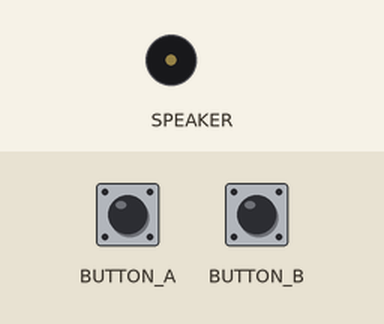
The program below on a simulated Circuit Playground running CircuitPython. Shown: buzzer (waves = sounding). Inputs (shaded band) come from the test bench. Audio playback is drawn as a buzzer.

Above: at 1.2 s.
1.3 s: button A pressed for 0.15 s
At 2.0 s:
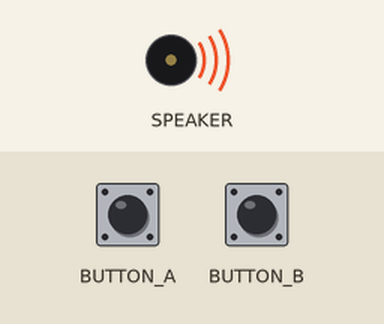
3.8 s: button A pressed for 3.2 s
At 8.2 s:
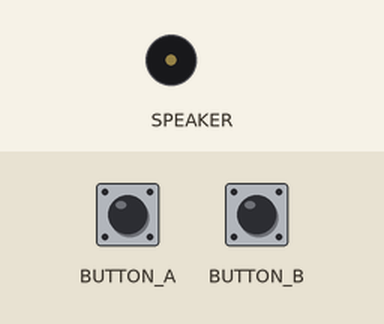
9.3 s: button B pressed for 3.2 s
At 10.5 s:
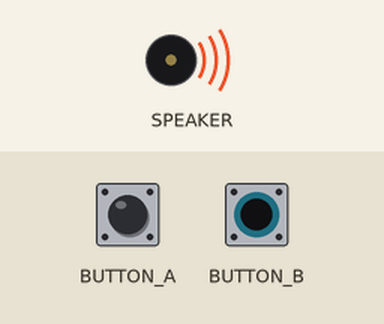
Timing chart, 0 to 14.8 s (numbered marks = the images above; inputs shaded):
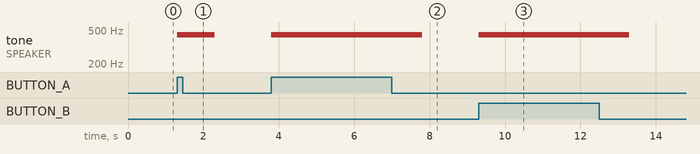

The program:

cpx_play_file_buttons.py
```python
"""THIS EXAMPLE REQUIRES A WAV FILE FROM THE ADDITIONAL_CONTENT FOLDER IN THE PyCon2019 REPO!
Copy the "space.wav" and "rise.wav" files to your CIRCUITPY drive.

Once the files are copied, this example plays a different wav file for each button pressed!"""
from adafruit_circuitplayground.express import cpx

while True:
    if cpx.button_a:
        cpx.play_file("space.wav")
    if cpx.button_b:
        cpx.play_file("rise.wav")
```

Measured:
- after the input at 1.3 s, tone on SPEAKER: silent → 440 Hz at once, → silent 1.0 s later
- after the input at 3.8 s, tone on SPEAKER: silent → 440 Hz at once, → silent 4.0 s later
- after the input at 9.3 s, tone on SPEAKER: silent → 440 Hz at once, → silent 4.0 s later
